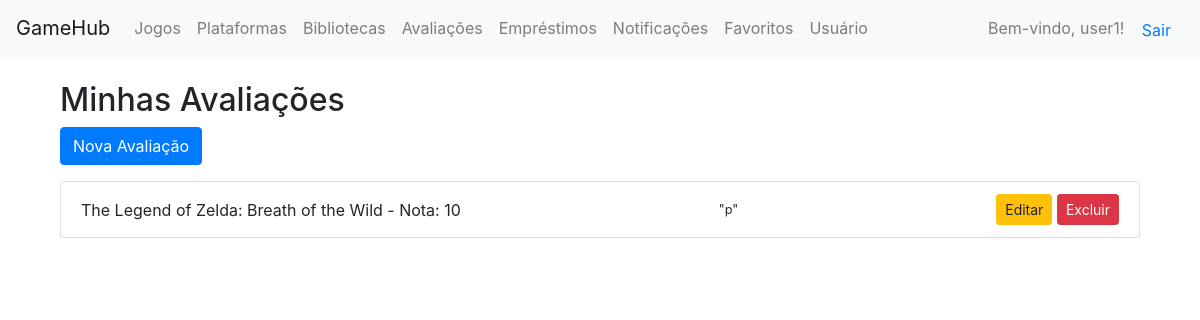
/avaliacoes/ (signed in), run on an earlier commit of the app's database.
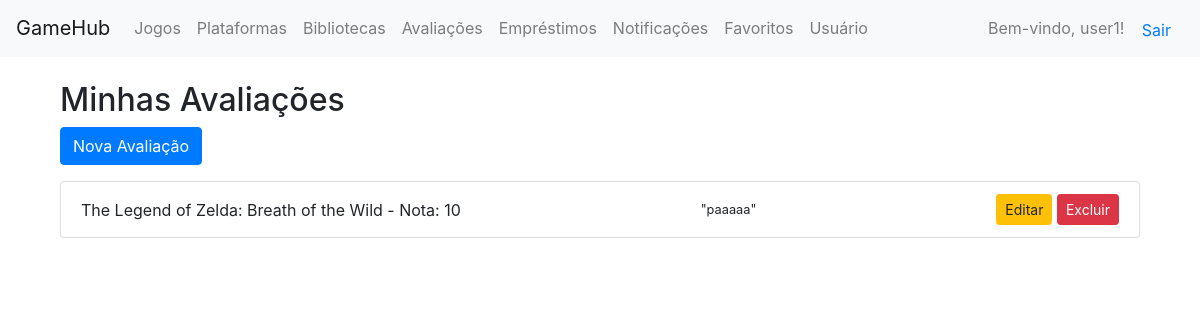
And on a later commit of the database.
### core/models.py (models this page shows, shortened)
class Avaliacao(models.Model):
    usuario = models.ForeignKey(Usuario, on_delete=models.CASCADE)
    jogo = models.ForeignKey(Jogo, on_delete=models.CASCADE)
    nota = models.IntegerField()
    comentario = models.TextField(blank=True)
    data = models.DateTimeField(auto_now_add=True)

class Jogo(models.Model):
    titulo = models.CharField(max_length=100)
    descricao = models.TextField(blank=True)
    categoria = models.ForeignKey(Categoria, on_delete=models.CASCADE)
    plataforma = models.ForeignKey(Plataforma, on_delete=models.CASCADE)
    desenvolvedora = models.ForeignKey(Desenvolvedora, on_delete=models.SET_NULL, null=True)
    def __str__(self):
        return self.titulo

### core/views.py (the view)
# urls.py: path('avaliacoes/', views.avaliacao_list, name='avaliacao_list'),
@login_required
def avaliacao_list(request):
    avaliacoes = Avaliacao.objects.all()
    return render(request, 'avaliacoes/avaliacao_list.html', {'avaliacoes': avaliacoes})

### core/templates/avaliacoes/avaliacao_list.html (shortened to what this page needs)
{% extends 'base.html' %}
{% block content %}
<div class="container mt-4">
    <h2>Minhas Avaliações</h2>
    <a href="{% url 'avaliacao_create' %}" class="btn btn-primary mb-3">Nova Avaliação</a>
    <ul class="list-group">
        {% for avaliacao in avaliacoes %}
            <li class="list-group-item d-flex justify-content-between align-items-center">
                {{ avaliacao.jogo }} - Nota: {{ avaliacao.nota }} <br>
                <small>"{{ avaliacao.comentario }}"</small>
                <div>
                    <a href="{% url 'avaliacao_update' avaliacao.pk %}" class="btn btn-warning btn-sm">Editar</a>
                    <a href="{% url 'avaliacao_delete' avaliacao.pk %}" class="btn btn-danger btn-sm">Excluir</a>
                </div>
            </li>
        {% endfor %}
    </ul>
</div>
{% endblock %}

What changed in the data, as far as the page shows it:
changed Avaliacao "The Legend of Zelda: Breath of the Wild": comentario "p" → "paaaaa"
